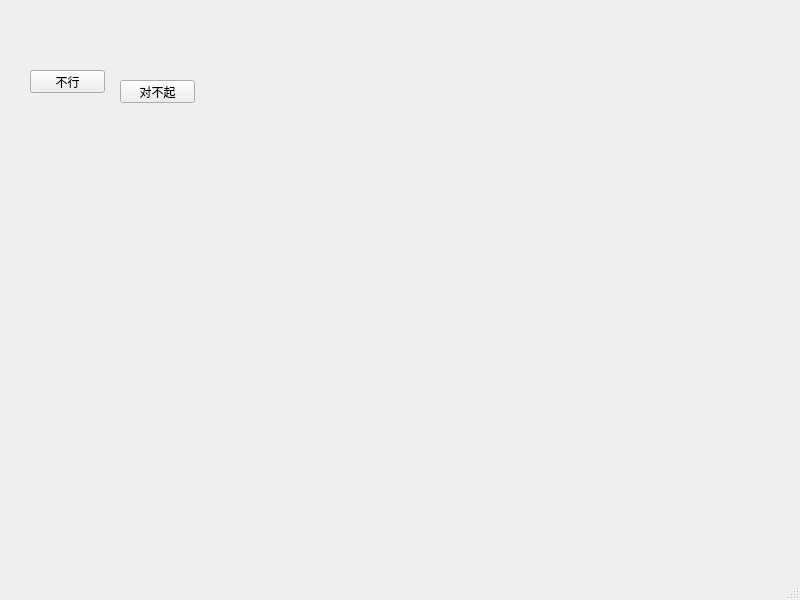
<?xml version="1.0" encoding="UTF-8"?>
<ui version="4.0">
 <class>MainWindow</class>
 <widget class="QMainWindow" name="MainWindow">
  <property name="geometry">
   <rect>
    <x>0</x>
    <y>0</y>
    <width>800</width>
    <height>600</height>
   </rect>
  </property>
  <property name="windowTitle">
   <string>MainWindow</string>
  </property>
  <widget class="QWidget" name="centralwidget">
   <widget class="QPushButton" name="pushButton">
    <property name="geometry">
     <rect>
      <x>30</x>
      <y>70</y>
      <width>75</width>
      <height>23</height>
     </rect>
    </property>
    <property name="text">
     <string>不行</string>
    </property>
   </widget>
   <widget class="QPushButton" name="pushButton_2">
    <property name="geometry">
     <rect>
      <x>120</x>
      <y>80</y>
      <width>75</width>
      <height>23</height>
     </rect>
    </property>
    <property name="text">
     <string>对不起</string>
    </property>
   </widget>
  </widget>
  <widget class="QMenuBar" name="menubar">
   <property name="geometry">
    <rect>
     <x>0</x>
     <y>0</y>
     <width>800</width>
     <height>23</height>
    </rect>
   </property>
  </widget>
  <widget class="QStatusBar" name="statusbar"/>
 </widget>
 <resources/>
 <connections/>
</ui>
